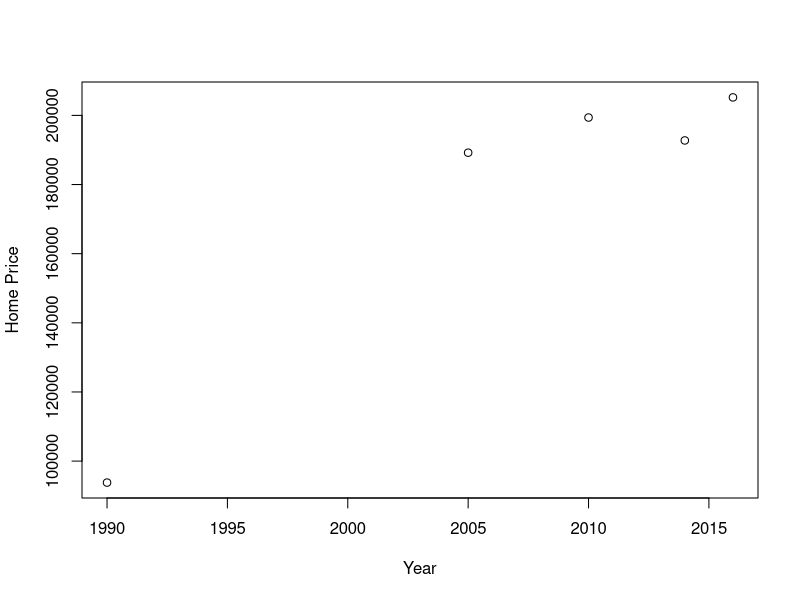

R code for this plot:
## ---- chunk 1
homePrice<- 200000
costninety <-  homePrice / 2.1325
costofive <- homePrice / 1.057
costten <-homePrice / 1.0031
costfourteen <-  homePrice /  1.0376
costsixteen <- homePrice * 1.026
## ---- chunk 2
  y<- c(costninety, costofive, costten, costfourteen, costsixteen)
  x<- c("1990", "2005", "2010", "2014", "2016")
      df=data.frame(x,y)
      names(df)<-c("Year", "Price")
 plot(df, xlab="Year", ylab = "Home Price")
      lines(df)
